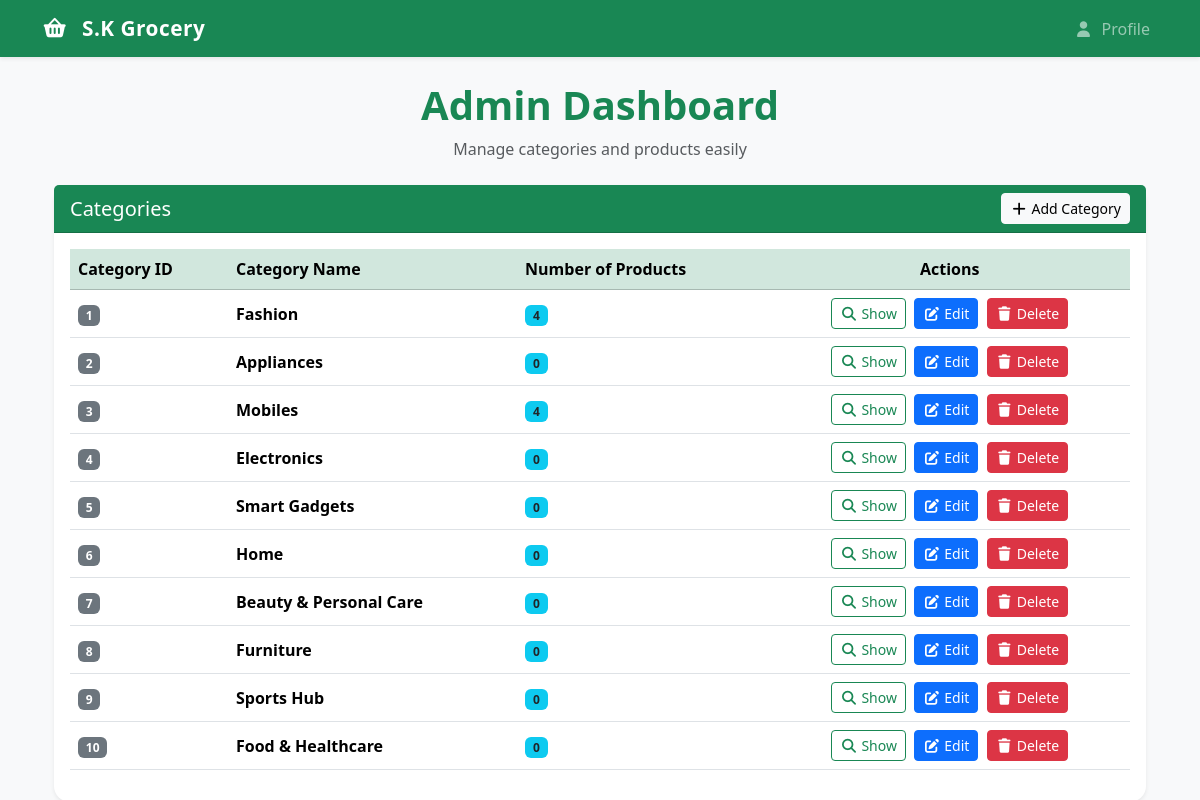
Page /admin (signed in) on the earlier database version.
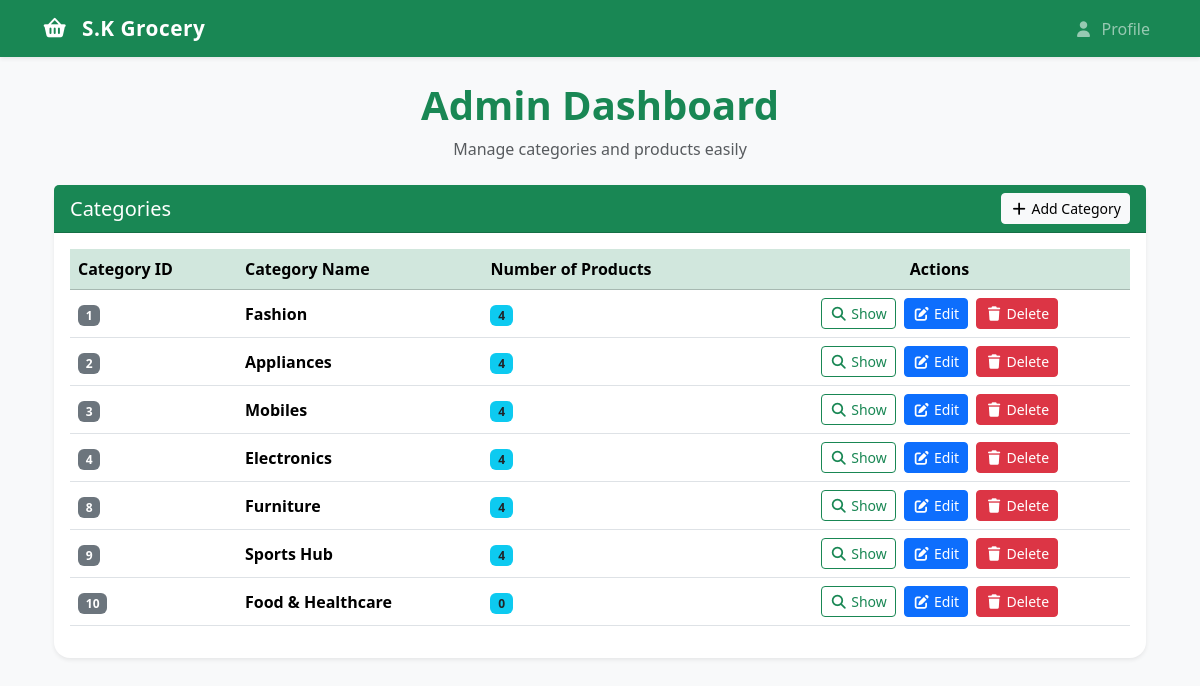
Same page on the later database version.
### app.py (models this page shows)
class Category(db.Model):
    __tablename__ = 'category'
    id = db.Column(db.Integer, primary_key=True)
    name = db.Column(db.String(64), nullable=False)
    products = db.relationship('Product', backref='category', lazy=True)

### app.py (the view)
@app.route("/admin")
@admin_required
def admin():
    user = User.query.get(session['user_id'])
    if not user.is_admin:
        flash('You are not authorized to view this page.')
        return redirect(url_for('index'))
    return render_template('admin.html', user=user, categories= Category.query.all())

### app.py (called while the page is built)
def admin_required(func):
    @wraps(func)
    def inner (*args, **kwargs):
        if 'user_id' not in session:
            flash('You need to login first.')
            return redirect(url_for('login'))
        user =User.query.get(session['user_id'])
        if not user.is_admin:
            flash('You are not authorized to view this page.')
            return redirect(url_for('index'))
        return func(*args, **kwargs)
    return inner

### templates/admin.html (shortened to what this page needs)
{% extends "layout.html" %}
{% block content %}
<div class="container mt-4">
    <div class="text-center mb-4">
        <h1 class="fw-bold text-success">Admin Dashboard</h1>
        <p class="text-muted">Manage categories and products easily</p>
    </div>
    <div class="card shadow-sm border-0">
        <div class="card-header bg-success text-white d-flex justify-content-between align-items-center">
            <h5 class="mb-0">Categories</h5>
            <a class="btn btn-light btn-sm" href="{{ url_for('add_category') }}">
                <i class="fas fa-plus"></i> Add Category
            </a>
        </div>
        <div class="card-body">
            <table class="table table-hover align-middle">
                <thead class="table-success">
                    <tr>
                        <th scope="col">Category ID</th>
                        <th scope="col">Category Name</th>
                        <th scope="col">Number of Products</th>
                        <th scope="col" class="text-center">Actions</th>
                    </tr>
                </thead>
                <tbody>
                    {% for category in categories %}
                    <tr>
                        <td><span class="badge bg-secondary">{{ category.id }}</span></td>
                        <td class="fw-semibold">{{ category.name }}</td>
                        <td>
                            <span class="badge bg-info text-dark">
                                {{ category.products|length }}
                            </span>
                        </td>
                        <td class="text-center">
                            <a href="{{ url_for('show_category', id=category.id) }}"
                                class="btn btn-sm btn-outline-success me-1">
                                <i class="fas fa-search"></i> Show
                            </a>
                            <a href="{{ url_for('edit_category', id=category.id) }}"
                                class="btn btn-sm btn-primary me-1">
                                <i class="fas fa-edit"></i> Edit
                            </a>
                            <a href="{{ url_for('delete_category', id=category.id) }}" class="btn btn-sm btn-danger">
                                <i class="fas fa-trash"></i> Delete
                            </a>
                        </td>
                    </tr>
                    {% else %}
                    <tr>
                        <td colspan="4" class="text-center text-muted">No categories found</td>
                    </tr>
                    {% endfor %}
                </tbody>
            </table>
        </div>
    </div>
</div>
{% endblock %}

Differences in the rows shown:
removed Category: id "5", name "Smart Gadgets", products|length "0"
removed Category: id "6", name "Home", products|length "0"
removed Category: id "7", name "Beauty & Personal Care", products|length "0"
computed for Category "Appliances": products|length "0" → "4"
computed for Category "Electronics": products|length "0" → "4"
computed for Category "Furniture": products|length "0" → "4"
computed for Category "Sports Hub": products|length "0" → "4"
